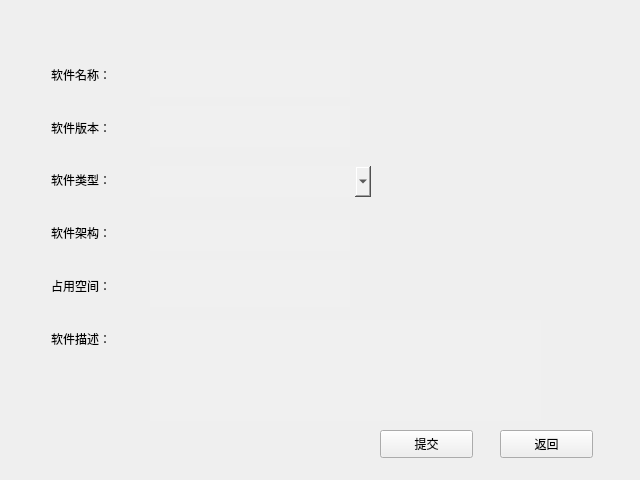
<?xml version="1.0" encoding="UTF-8"?>
<ui version="4.0">
 <class>softwareadd</class>
 <widget class="QWidget" name="softwareadd">
  <property name="geometry">
   <rect>
    <x>0</x>
    <y>0</y>
    <width>640</width>
    <height>480</height>
   </rect>
  </property>
  <property name="font">
   <font>
    <family>微软雅黑</family>
   </font>
  </property>
  <property name="windowTitle">
   <string>软件详情</string>
  </property>
  <widget class="QPushButton" name="pushButton">
   <property name="geometry">
    <rect>
     <x>380</x>
     <y>430</y>
     <width>93</width>
     <height>28</height>
    </rect>
   </property>
   <property name="text">
    <string>提交</string>
   </property>
  </widget>
  <widget class="QPushButton" name="pushButton_2">
   <property name="geometry">
    <rect>
     <x>500</x>
     <y>430</y>
     <width>93</width>
     <height>28</height>
    </rect>
   </property>
   <property name="text">
    <string>返回</string>
   </property>
  </widget>
  <widget class="QLineEdit" name="lineEdit">
   <property name="geometry">
    <rect>
     <x>150</x>
     <y>50</y>
     <width>200</width>
     <height>47</height>
    </rect>
   </property>
   <property name="styleSheet">
    <string notr="true">background-color: rgb(240, 240, 240);
border:none;</string>
   </property>
   <property name="text">
    <string/>
   </property>
  </widget>
  <widget class="QTextEdit" name="textEdit">
   <property name="geometry">
    <rect>
     <x>150</x>
     <y>320</y>
     <width>391</width>
     <height>101</height>
    </rect>
   </property>
   <property name="styleSheet">
    <string notr="true">background-color: rgb(240, 240, 240);
border:none;</string>
   </property>
  </widget>
  <widget class="QLineEdit" name="lineEdit_2">
   <property name="geometry">
    <rect>
     <x>150</x>
     <y>106</y>
     <width>200</width>
     <height>41</height>
    </rect>
   </property>
   <property name="styleSheet">
    <string notr="true">background-color: rgb(240, 240, 240);
border:none;</string>
   </property>
   <property name="text">
    <string/>
   </property>
  </widget>
  <widget class="QLineEdit" name="lineEdit_4">
   <property name="geometry">
    <rect>
     <x>150</x>
     <y>220</y>
     <width>200</width>
     <height>31</height>
    </rect>
   </property>
   <property name="styleSheet">
    <string notr="true">background-color: rgb(240, 240, 240);
border:none;</string>
   </property>
   <property name="text">
    <string/>
   </property>
  </widget>
  <widget class="QLineEdit" name="lineEdit_5">
   <property name="geometry">
    <rect>
     <x>150</x>
     <y>260</y>
     <width>200</width>
     <height>47</height>
    </rect>
   </property>
   <property name="styleSheet">
    <string notr="true">background-color: rgb(240, 240, 240);
border:none;</string>
   </property>
   <property name="text">
    <string/>
   </property>
  </widget>
  <widget class="QWidget" name="layoutWidget">
   <property name="geometry">
    <rect>
     <x>51</x>
     <y>51</y>
     <width>77</width>
     <height>311</height>
    </rect>
   </property>
   <layout class="QVBoxLayout" name="verticalLayout">
    <item>
     <widget class="QLabel" name="label">
      <property name="text">
       <string>软件名称：</string>
      </property>
     </widget>
    </item>
    <item>
     <widget class="QLabel" name="label_2">
      <property name="text">
       <string>软件版本：</string>
      </property>
     </widget>
    </item>
    <item>
     <widget class="QLabel" name="label_3">
      <property name="text">
       <string>软件类型：</string>
      </property>
     </widget>
    </item>
    <item>
     <widget class="QLabel" name="label_4">
      <property name="text">
       <string>软件架构：</string>
      </property>
     </widget>
    </item>
    <item>
     <widget class="QLabel" name="label_5">
      <property name="text">
       <string>占用空间：</string>
      </property>
     </widget>
    </item>
    <item>
     <widget class="QLabel" name="label_6">
      <property name="text">
       <string>软件描述：</string>
      </property>
     </widget>
    </item>
   </layout>
  </widget>
  <widget class="QComboBox" name="comboBox">
   <property name="geometry">
    <rect>
     <x>150</x>
     <y>166</y>
     <width>221</width>
     <height>31</height>
    </rect>
   </property>
   <property name="styleSheet">
    <string notr="true">border:none;
background-color: rgb(240, 240, 240);</string>
   </property>
  </widget>
 </widget>
 <resources/>
 <connections/>
</ui>
